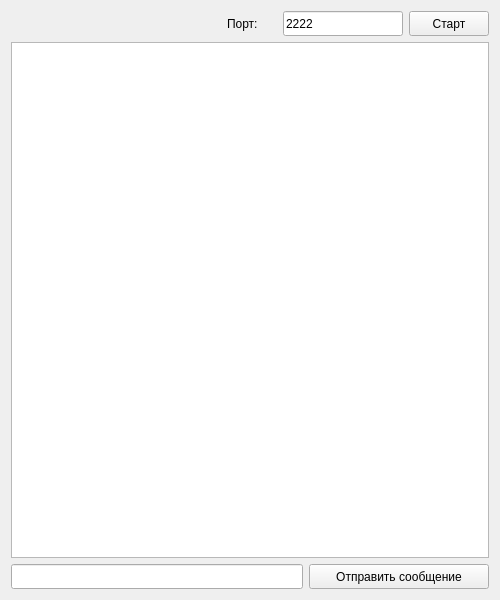
<?xml version="1.0" encoding="UTF-8"?>
<ui version="4.0">
 <class>ServerTest</class>
 <widget class="QMainWindow" name="ServerTest">
  <property name="geometry">
   <rect>
    <x>0</x>
    <y>0</y>
    <width>500</width>
    <height>600</height>
   </rect>
  </property>
  <property name="windowTitle">
   <string>ServerTest</string>
  </property>
  <widget class="QWidget" name="centralWidget">
   <layout class="QVBoxLayout" name="verticalLayout_2">
    <item>
     <layout class="QHBoxLayout" name="PortBoard">
      <item>
       <spacer name="horizontalSpacer">
        <property name="orientation">
         <enum>Qt::Horizontal</enum>
        </property>
        <property name="sizeHint" stdset="0">
         <size>
          <width>40</width>
          <height>25</height>
         </size>
        </property>
       </spacer>
      </item>
      <item>
       <widget class="QLabel" name="textPort">
        <property name="minimumSize">
         <size>
          <width>50</width>
          <height>25</height>
         </size>
        </property>
        <property name="maximumSize">
         <size>
          <width>50</width>
          <height>25</height>
         </size>
        </property>
        <property name="text">
         <string>Порт:</string>
        </property>
       </widget>
      </item>
      <item>
       <widget class="QLineEdit" name="inputPort">
        <property name="minimumSize">
         <size>
          <width>120</width>
          <height>25</height>
         </size>
        </property>
        <property name="maximumSize">
         <size>
          <width>120</width>
          <height>25</height>
         </size>
        </property>
        <property name="statusTip">
         <string/>
        </property>
        <property name="accessibleName">
         <string/>
        </property>
        <property name="accessibleDescription">
         <string/>
        </property>
        <property name="styleSheet">
         <string notr="true"/>
        </property>
        <property name="inputMask">
         <string/>
        </property>
        <property name="text">
         <string>2222</string>
        </property>
        <property name="maxLength">
         <number>8</number>
        </property>
        <property name="placeholderText">
         <string/>
        </property>
       </widget>
      </item>
      <item>
       <widget class="QPushButton" name="ButtonStartServer">
        <property name="minimumSize">
         <size>
          <width>80</width>
          <height>25</height>
         </size>
        </property>
        <property name="maximumSize">
         <size>
          <width>80</width>
          <height>25</height>
         </size>
        </property>
        <property name="text">
         <string>Старт</string>
        </property>
       </widget>
      </item>
     </layout>
    </item>
    <item>
     <widget class="QTextBrowser" name="ShowMessages">
      <property name="html">
       <string>&lt;!DOCTYPE HTML PUBLIC &quot;-//W3C//DTD HTML 4.0//EN&quot; &quot;http://www.w3.org/TR/REC-html40/strict.dtd&quot;&gt;
&lt;html&gt;&lt;head&gt;&lt;meta name=&quot;qrichtext&quot; content=&quot;1&quot; /&gt;&lt;style type=&quot;text/css&quot;&gt;
p, li { white-space: pre-wrap; }
&lt;/style&gt;&lt;/head&gt;&lt;body style=&quot; font-family:'Ubuntu'; font-size:11pt; font-weight:400; font-style:normal;&quot;&gt;
&lt;p style=&quot;-qt-paragraph-type:empty; margin-top:0px; margin-bottom:0px; margin-left:0px; margin-right:0px; -qt-block-indent:0; text-indent:0px;&quot;&gt;&lt;br /&gt;&lt;/p&gt;&lt;/body&gt;&lt;/html&gt;</string>
      </property>
     </widget>
    </item>
    <item>
     <layout class="QHBoxLayout" name="horizontalLayout">
      <item>
       <widget class="QLineEdit" name="inputMessage">
        <property name="minimumSize">
         <size>
          <width>0</width>
          <height>25</height>
         </size>
        </property>
        <property name="maximumSize">
         <size>
          <width>16777215</width>
          <height>25</height>
         </size>
        </property>
       </widget>
      </item>
      <item>
       <widget class="QPushButton" name="sendMessage">
        <property name="minimumSize">
         <size>
          <width>180</width>
          <height>25</height>
         </size>
        </property>
        <property name="maximumSize">
         <size>
          <width>200</width>
          <height>25</height>
         </size>
        </property>
        <property name="text">
         <string>Отправить сообщение</string>
        </property>
       </widget>
      </item>
     </layout>
    </item>
   </layout>
  </widget>
 </widget>
 <layoutdefault spacing="6" margin="11"/>
 <resources/>
 <connections/>
</ui>
